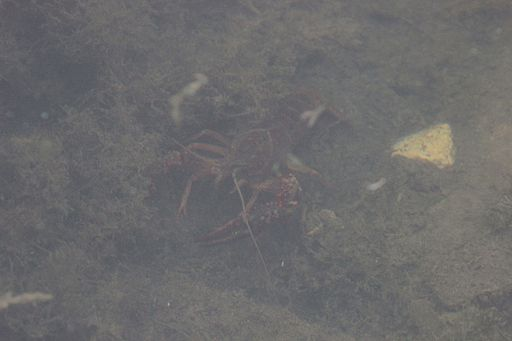
//> input picture Sub_EqualizeHistogram03/Crayfish.JPG, 512 x 341 px
$ ./equalizeHistogram   (built with g++ and OpenCV 4)
//> lines starting //> are read from the running program, lines starting //| are printed output that depends on the picture
//20195039 박현빈
#include "opencv2/opencv.hpp"
#include <iostream>

using namespace cv;
using namespace std;

int main()
{
    Mat src = imread("crayfish.jpg", IMREAD_GRAYSCALE);
//> src: 341 rows x 512 cols, CV_8UC1; min 84, max 181, mean 107.3
    if (src.empty()) { return -1; }

    int histSize = 256;
    float range[] = { 0, 256 };
    const float* histRange = { range };
    bool uniform = true, accumulate = false;

    // 1. 히스토그램 계산
    Mat hist;
    calcHist(&src, 1, 0, Mat(), hist, 1, &histSize, &histRange, uniform, accumulate);
//> hist = 256 values, max 8153 at index 109, min 0 at index 0, mean 682

    // 2. 누적 히스토그램 계산
    Mat cumulativeHist = Mat::zeros(histSize, 1, CV_32F);
    cumulativeHist.at<float>(0) = hist.at<float>(0);
    for (int i = 1; i < histSize; i++) {
        cumulativeHist.at<float>(i) = cumulativeHist.at<float>(i - 1) + hist.at<float>(i);
    }
//> after the loop, cumulativeHist = 256 values from 0 to 174592

    // 3. 누적 히스토그램 정규화
    float totalPixels = src.rows * src.cols;
//> totalPixels = 174592
    cumulativeHist /= totalPixels;
//> cumulativeHist = 256 values from 0 to 1

    // 4. 이미지 변환
    Mat equalized = src.clone();
    for (int y = 0; y < src.rows; y++) {
        for (int x = 0; x < src.cols; x++) {
            int pixelValue = src.at<uchar>(y, x);
            float newPixelValue = cumulativeHist.at<float>(pixelValue) * 255;
            equalized.at<uchar>(y, x) = static_cast<uchar>(newPixelValue);
        }
    }
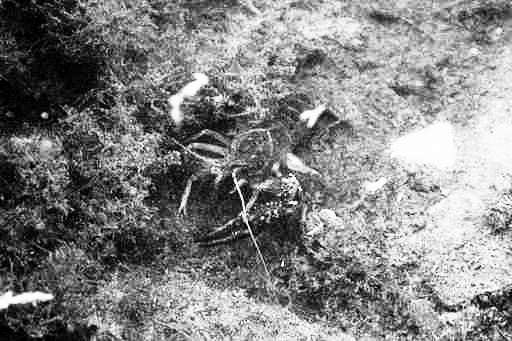
//> equalized: 341 rows x 512 cols, CV_8UC1; min 0, max 255, mean 131.3

    imshow("Original Image", src);
    imshow("Equalized Image", equalized);
    waitKey(0);
    return 0;
}
